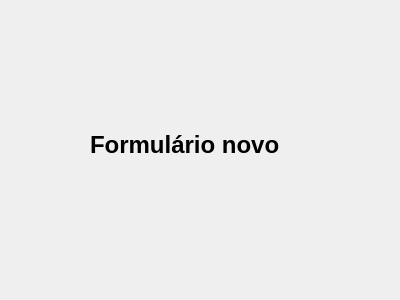
<?xml version="1.0" encoding="UTF-8"?>
<ui version="4.0">
 <class>form_new</class>
 <widget class="QDialog" name="form_new">
  <property name="geometry">
   <rect>
    <x>0</x>
    <y>0</y>
    <width>400</width>
    <height>300</height>
   </rect>
  </property>
  <property name="windowTitle">
   <string>Dialog</string>
  </property>
  <widget class="QLabel" name="label">
   <property name="geometry">
    <rect>
     <x>90</x>
     <y>90</y>
     <width>231</width>
     <height>111</height>
    </rect>
   </property>
   <property name="text">
    <string>&lt;h1&gt;Formulário novo&lt;/h1&gt;</string>
   </property>
  </widget>
 </widget>
 <resources/>
 <connections/>
</ui>
